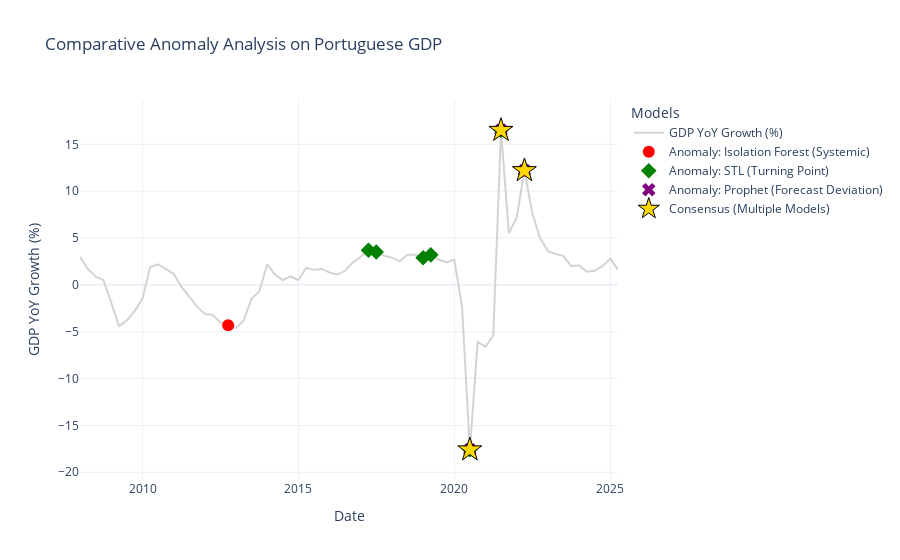

Notebook code cell kept with this figure:
### Markdown cell above
# 3. Interactive Visualization of GDP with all Anomalies detected

### Code cell
import plotly.graph_objects as go

# Criar a figura principal
fig = go.Figure()

# 1. Adicionar a linha da série temporal do PIB
fig.add_trace(go.Scatter(
    x=df_final.index,
    y=df_final['gdp'],
    mode='lines',
    name='GDP YoY Growth (%)',
    line=dict(color='lightgrey')
))

# 2. Adicionar marcadores para as anomalias do Isolation Forest
df_anom_iso = df_final[df_final['anomaly_isoforest'] == 1]
fig.add_trace(go.Scatter(
    x=df_anom_iso.index,
    y=df_anom_iso['gdp'],
    mode='markers',
    name='Anomaly: Isolation Forest (Systemic)',
    marker=dict(color='red', size=12, symbol='circle')
))

# 3. Adicionar marcadores para as anomalias do STL
df_anom_stl = df_final[df_final['anomaly_stl'] == 1]
fig.add_trace(go.Scatter(
    x=df_anom_stl.index,
    y=df_anom_stl['gdp'],
    mode='markers',
    name='Anomaly: STL (Turning Point)',
    marker=dict(color='green', size=12, symbol='diamond')
))

# 4. Adicionar marcadores para as anomalias do Prophet
df_anom_prophet = df_final[df_final['anomaly_prophet'] == 1]
fig.add_trace(go.Scatter(
    x=df_anom_prophet.index,
    y=df_anom_prophet['gdp'],
    mode='markers',
    name='Anomaly: Prophet (Forecast Deviation)',
    marker=dict(color='purple', size=12, symbol='x')
))

# 5. Adicionar marcadores para consensos (mais do que um modelo)
df_consensus = df_final[df_final['contagem_anomalias'] > 1]
fig.add_trace(go.Scatter(
    x=df_consensus.index,
    y=df_consensus['gdp'],
    mode='markers',
    name='Consensus (Multiple Models)',
    marker=dict(color='gold', size=18, symbol='star', line=dict(color='black', width=1))
))

# 6. Layout Final
fig.update_layout(
    title='Comparative Anomaly Analysis on Portuguese GDP',
    xaxis_title='Date',
    yaxis_title='GDP YoY Growth (%)',
    legend_title='Models',
    template='plotly_white'
)

# Exibir o gráfico interativo
fig.show()

### Figure 1 — Plotly figure (JSON) as saved in the notebook; plotly's stock layout.template omitted (floating-point values rounded to 4 significant figures)
{"data": [{"line": {"color": "lightgrey"}, "mode": "lines", "name": "GDP YoY Growth (%)", "type": "scatter", "x": ["2007-12-31T00:00:00", "2008-03-31T00:00:00", "2008-06-30T00:00:00", "2008-09-30T00:00:00", "2008-12-31T00:00:00", "2009-03-31T00:00:00", "2009-06-30T00:00:00", "2009-09-30T00:00:00", "2009-12-31T00:00:00", "2010-03-31T00:00:00", "2010-06-30T00:00:00", "2010-09-30T00:00:00", "2010-12-31T00:00:00", "2011-03-31T00:00:00", "2011-06-30T00:00:00", "2011-09-30T00:00:00", "2011-12-31T00:00:00", "2012-03-31T00:00:00", "2012-06-30T00:00:00", "2012-09-30T00:00:00", "2012-12-31T00:00:00", "2013-03-31T00:00:00", "2013-06-30T00:00:00", "2013-09-30T00:00:00", "2013-12-31T00:00:00", "2014-03-31T00:00:00", "2014-06-30T00:00:00", "2014-09-30T00:00:00", "2014-12-31T00:00:00", "2015-03-31T00:00:00", "2015-06-30T00:00:00", "2015-09-30T00:00:00", "2015-12-31T00:00:00", "2016-03-31T00:00:00", "2016-06-30T00:00:00", "2016-09-30T00:00:00", "2016-12-31T00:00:00", "2017-03-31T00:00:00", "2017-06-30T00:00:00", "2017-09-30T00:00:00", "2017-12-31T00:00:00", "2018-03-31T00:00:00", "2018-06-30T00:00:00", "2018-09-30T00:00:00", "2018-12-31T00:00:00", "2019-03-31T00:00:00", "2019-06-30T00:00:00", "2019-09-30T00:00:00", "2019-12-31T00:00:00", "2020-03-31T00:00:00", "2020-06-30T00:00:00", "2020-09-30T00:00:00", "2020-12-31T00:00:00", "2021-03-31T00:00:00", "2021-06-30T00:00:00", "2021-09-30T00:00:00", "2021-12-31T00:00:00", "2022-03-31T00:00:00", "2022-06-30T00:00:00", "2022-09-30T00:00:00", "2022-12-31T00:00:00", "2023-03-31T00:00:00", "2023-06-30T00:00:00", "2023-09-30T00:00:00", "2023-12-31T00:00:00", "2024-03-31T00:00:00", "2024-06-30T00:00:00", "2024-09-30T00:00:00", "2024-12-31T00:00:00", "2025-03-31T00:00:00"], "y": [3, 1.7, 0.9, 0.5, -1.9, -4.4, -3.8, -2.8, -1.5, 1.9, 2.2, 1.7, 1.2, -0.2, -1.2, -2.3, -3.1, -3.2, -4, -4.3, -4.6, -3.8, -1.5, -0.7, 2.2, 1.1, 0.5, 0.9, 0.5, 1.8, 1.6, 1.7, 1.3, 1.1, 1.5, 2.4, 3, 3.7, 3.5, 3.1, 2.9, 2.5, 3.2, 3.2, 2.9, 3.2, 2.7, 2.4, 2.7, -2.4, -17.6, -6.1, -6.6, -5.4, 16.5, 5.5, 7.2, 12.2, 7.7, 5, 3.6, 3.3, 3.1, 2, 2.1, 1.4, 1.5, 2, 2.8, 1.6]}, {"marker": {"color": "red", "size": 12, "symbol": "circle"}, "mode": "markers", "name": "Anomaly: Isolation Forest (Systemic)", "type": "scatter", "x": ["2012-09-30T00:00:00", "2020-06-30T00:00:00", "2021-06-30T00:00:00", "2022-03-31T00:00:00"], "y": [-4.3, -17.6, 16.5, 12.2]}, {"marker": {"color": "green", "size": 12, "symbol": "diamond"}, "mode": "markers", "name": "Anomaly: STL (Turning Point)", "type": "scatter", "x": ["2017-03-31T00:00:00", "2017-06-30T00:00:00", "2018-12-31T00:00:00", "2019-03-31T00:00:00", "2020-06-30T00:00:00", "2021-06-30T00:00:00"], "y": [3.7, 3.5, 2.9, 3.2, -17.6, 16.5]}, {"marker": {"color": "purple", "size": 12, "symbol": "x"}, "mode": "markers", "name": "Anomaly: Prophet (Forecast Deviation)", "type": "scatter", "x": ["2020-06-30T00:00:00", "2021-06-30T00:00:00", "2022-03-31T00:00:00"], "y": [-17.6, 16.5, 12.2]}, {"marker": {"color": "gold", "line": {"color": "black", "width": 1}, "size": 18, "symbol": "star"}, "mode": "markers", "name": "Consensus (Multiple Models)", "type": "scatter", "x": ["2020-06-30T00:00:00", "2021-06-30T00:00:00", "2022-03-31T00:00:00"], "y": [-17.6, 16.5, 12.2]}], "layout": {"legend": {"title": {"text": "Models"}}, "title": {"text": "Comparative Anomaly Analysis on Portuguese GDP"}, "xaxis": {"title": {"text": "Date"}}, "yaxis": {"title": {"text": "GDP YoY Growth (%)"}}}}
